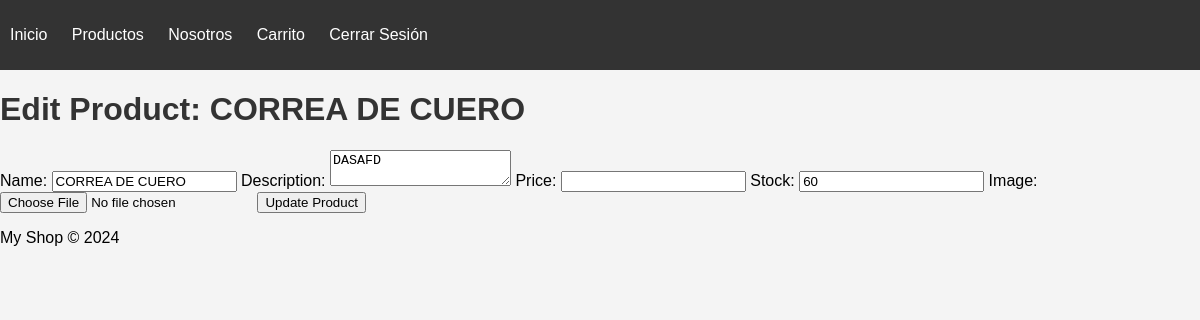
Screenshot of /edit_product/2/ (signed in) with the database file from the repository.
### appproject/models.py (models this page shows, shortened)
class Product(models.Model):
    name = models.CharField(max_length=255)
    description = models.TextField()
    price = models.DecimalField(max_digits=10, decimal_places=2)
    stock = models.PositiveIntegerField()
    category = models.ForeignKey(Category, on_delete=models.CASCADE)
    image = models.ImageField(upload_to='products/')
    created_at = models.DateTimeField(auto_now_add=True)

### appproject/views.py (the view, shortened to what this page needs)
# urls.py: path('edit_product/<int:product_id>/', views.edit_product, name='edit_product'),
@login_required
def edit_product(request, product_id):
    product = get_object_or_404(Product, id=product_id)
    return render(request, 'pages/edit_product.html', {'product': product})

### appproject/templates/pages/edit_product.html (shortened to what this page needs)
{% extends 'base.html' %}
{% block content %}
<h1>Edit Product: {{ product.name }}</h1>
<form method="POST" enctype="multipart/form-data">
    <label for="name">Name:</label>
    <input type="text" id="name" name="name" value="{{ product.name }}" required>
    <label for="description">Description:</label>
    <textarea id="description" name="description" required>{{ product.description }}</textarea>
    <label for="price">Price:</label>
    <input type="number" id="price" name="price" value="{{ product.price }}" step="0.01" required>
    <label for="stock">Stock:</label>
    <input type="number" id="stock" name="stock" value="{{ product.stock }}" required>
    <label for="image">Image:</label>
    <input type="file" id="image" name="image">
    <button type="submit">Update Product</button>
</form>
{% endblock %}

### appproject/static/css/styles.css (style rules this page uses)
body { font-family: Arial, sans-serif; margin: 0; padding: 0; background-color: #f4f4f4; }
h1 { color: #333; }

### rows the page displays
Product: name "CORREA DE CUERO", description "DASAFD", stock "60"
